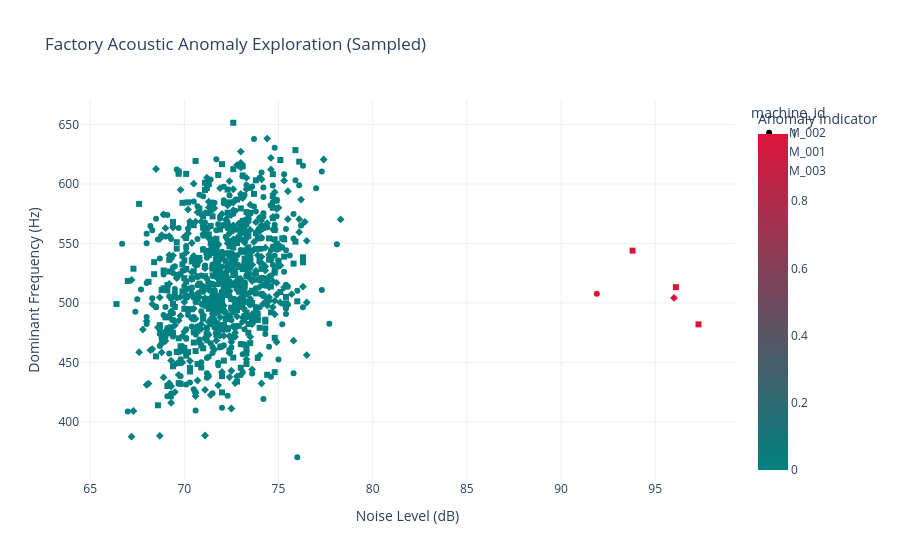

Source (notebook cell):
### Code cell
# Plot Interactive Sound Frequency vs Noise Level with Plotly
df_sample_fac = df_factory.sample(1000, random_state=42)
fig = px.scatter(
    df_sample_fac,
    x="noise_level_db",
    y="sound_frequency_hz",
    color="anomaly_label",
    symbol="machine_id",
    title="Factory Acoustic Anomaly Exploration (Sampled)",
    labels={
        "noise_level_db": "Noise Level (dB)",
        "sound_frequency_hz": "Dominant Frequency (Hz)",
        "anomaly_label": "Anomaly Indicator"
    },
    color_continuous_scale=["teal", "crimson"]
)
fig.update_layout(template="plotly_white")
fig.show()

### Figure 1 — Plotly figure (JSON) as saved in the notebook; plotly's stock layout.template omitted (floating-point values rounded to 4 significant figures; data arrays with more than 128 entries replaced by an {"elided": "..."} marker saying what was removed)
{"data": [{"hovertemplate": "machine_id=M_002<br>Noise Level (dB)=%{x}<br>Dominant Frequency (Hz)=%{y}<br>Anomaly Indicator=%{marker.color}<extra></extra>", "legendgroup": "M_002", "marker": {"color": {"elided": "364 int values"}, "coloraxis": "coloraxis", "symbol": "circle"}, "mode": "markers", "name": "M_002", "orientation": "v", "showlegend": true, "type": "scatter", "x": {"elided": "364 float values"}, "xaxis": "x", "y": {"elided": "364 float values"}, "yaxis": "y"}, {"hovertemplate": "machine_id=M_001<br>Noise Level (dB)=%{x}<br>Dominant Frequency (Hz)=%{y}<br>Anomaly Indicator=%{marker.color}<extra></extra>", "legendgroup": "M_001", "marker": {"color": {"elided": "336 int values"}, "coloraxis": "coloraxis", "symbol": "diamond"}, "mode": "markers", "name": "M_001", "orientation": "v", "showlegend": true, "type": "scatter", "x": {"elided": "336 float values"}, "xaxis": "x", "y": {"elided": "336 float values"}, "yaxis": "y"}, {"hovertemplate": "machine_id=M_003<br>Noise Level (dB)=%{x}<br>Dominant Frequency (Hz)=%{y}<br>Anomaly Indicator=%{marker.color}<extra></extra>", "legendgroup": "M_003", "marker": {"color": {"elided": "300 int values"}, "coloraxis": "coloraxis", "symbol": "square"}, "mode": "markers", "name": "M_003", "orientation": "v", "showlegend": true, "type": "scatter", "x": {"elided": "300 float values"}, "xaxis": "x", "y": {"elided": "300 float values"}, "yaxis": "y"}], "layout": {"coloraxis": {"colorbar": {"title": {"text": "Anomaly Indicator"}}, "colorscale": [[0.0, "teal"], [1.0, "crimson"]]}, "legend": {"title": {"text": "machine_id"}, "tracegroupgap": 0}, "title": {"text": "Factory Acoustic Anomaly Exploration (Sampled)"}, "xaxis": {"anchor": "y", "domain": [0.0, 1.0], "title": {"text": "Noise Level (dB)"}}, "yaxis": {"anchor": "x", "domain": [0.0, 1.0], "title": {"text": "Dominant Frequency (Hz)"}}}}
